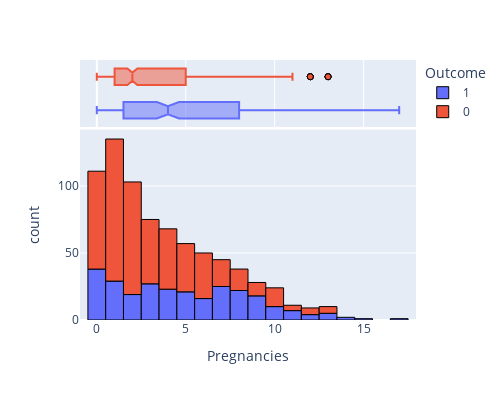
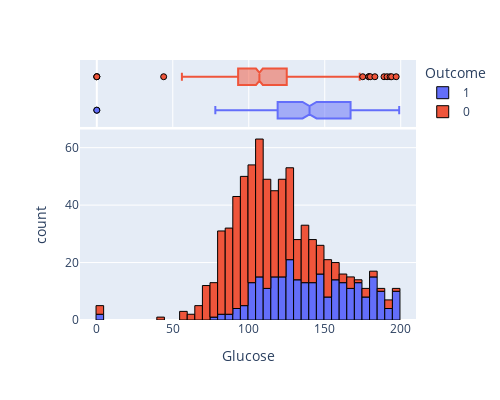
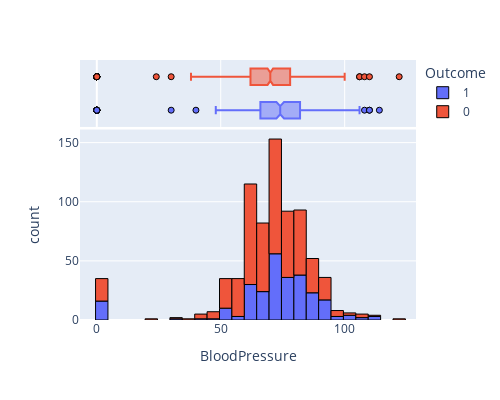
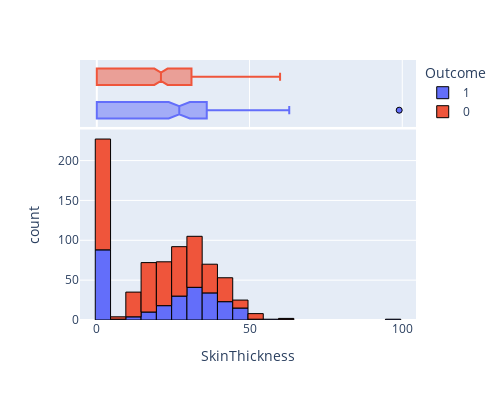

Here is the notebook cell these charts were saved with, in order:
### Code cell
for col in num_cols:
    num_plot(df,col)

### Figure 1 — Plotly figure (JSON) as saved in the notebook; plotly's stock layout.template omitted (floating-point values rounded to 4 significant figures; data arrays with more than 128 entries replaced by an {"elided": "..."} marker saying what was removed)
{"data": [{"alignmentgroup": "True", "bingroup": "x", "hovertemplate": "Outcome=1<br>Pregnancies=%{x}<br>count=%{y}<extra></extra>", "legendgroup": "1", "marker": {"color": "#636efa", "line": {"color": "black", "width": 1}, "pattern": {"shape": ""}}, "name": "1", "offsetgroup": "1", "orientation": "v", "showlegend": true, "type": "histogram", "x": {"elided": "268 int values"}, "xaxis": "x", "yaxis": "y"}, {"alignmentgroup": "True", "hovertemplate": "Outcome=1<br>Pregnancies=%{x}<extra></extra>", "legendgroup": "1", "marker": {"color": "#636efa", "line": {"color": "black", "width": 1}}, "name": "1", "notched": true, "offsetgroup": "1", "showlegend": false, "type": "box", "x": {"elided": "268 int values"}, "xaxis": "x2", "yaxis": "y2"}, {"alignmentgroup": "True", "bingroup": "x", "hovertemplate": "Outcome=0<br>Pregnancies=%{x}<br>count=%{y}<extra></extra>", "legendgroup": "0", "marker": {"color": "#EF553B", "line": {"color": "black", "width": 1}, "pattern": {"shape": ""}}, "name": "0", "offsetgroup": "0", "orientation": "v", "showlegend": true, "type": "histogram", "x": {"elided": "500 int values"}, "xaxis": "x", "yaxis": "y"}, {"alignmentgroup": "True", "hovertemplate": "Outcome=0<br>Pregnancies=%{x}<extra></extra>", "legendgroup": "0", "marker": {"color": "#EF553B", "line": {"color": "black", "width": 1}}, "name": "0", "notched": true, "offsetgroup": "0", "showlegend": false, "type": "box", "x": {"elided": "500 int values"}, "xaxis": "x2", "yaxis": "y2"}], "layout": {"barmode": "relative", "height": 400, "legend": {"title": {"text": "Outcome"}, "tracegroupgap": 0}, "margin": {"t": 60}, "showlegend": true, "width": 500, "xaxis": {"anchor": "y", "domain": [0, 1], "title": {"text": "Pregnancies"}}, "xaxis2": {"anchor": "y2", "domain": [0, 1], "matches": "x", "showgrid": true, "showticklabels": false}, "yaxis": {"anchor": "x", "domain": [0, 0.7326], "title": {"text": "count"}}, "yaxis2": {"anchor": "x2", "domain": [0.7426, 1], "matches": "y2", "showgrid": false, "showline": false, "showticklabels": false, "ticks": ""}}}

### Figure 2 — Plotly figure (JSON) as saved in the notebook; plotly's stock layout.template omitted (floating-point values rounded to 4 significant figures; data arrays with more than 128 entries replaced by an {"elided": "..."} marker saying what was removed)
{"data": [{"alignmentgroup": "True", "bingroup": "x", "hovertemplate": "Outcome=1<br>Glucose=%{x}<br>count=%{y}<extra></extra>", "legendgroup": "1", "marker": {"color": "#636efa", "line": {"color": "black", "width": 1}, "pattern": {"shape": ""}}, "name": "1", "offsetgroup": "1", "orientation": "v", "showlegend": true, "type": "histogram", "x": {"elided": "268 int values"}, "xaxis": "x", "yaxis": "y"}, {"alignmentgroup": "True", "hovertemplate": "Outcome=1<br>Glucose=%{x}<extra></extra>", "legendgroup": "1", "marker": {"color": "#636efa", "line": {"color": "black", "width": 1}}, "name": "1", "notched": true, "offsetgroup": "1", "showlegend": false, "type": "box", "x": {"elided": "268 int values"}, "xaxis": "x2", "yaxis": "y2"}, {"alignmentgroup": "True", "bingroup": "x", "hovertemplate": "Outcome=0<br>Glucose=%{x}<br>count=%{y}<extra></extra>", "legendgroup": "0", "marker": {"color": "#EF553B", "line": {"color": "black", "width": 1}, "pattern": {"shape": ""}}, "name": "0", "offsetgroup": "0", "orientation": "v", "showlegend": true, "type": "histogram", "x": {"elided": "500 int values"}, "xaxis": "x", "yaxis": "y"}, {"alignmentgroup": "True", "hovertemplate": "Outcome=0<br>Glucose=%{x}<extra></extra>", "legendgroup": "0", "marker": {"color": "#EF553B", "line": {"color": "black", "width": 1}}, "name": "0", "notched": true, "offsetgroup": "0", "showlegend": false, "type": "box", "x": {"elided": "500 int values"}, "xaxis": "x2", "yaxis": "y2"}], "layout": {"barmode": "relative", "height": 400, "legend": {"title": {"text": "Outcome"}, "tracegroupgap": 0}, "margin": {"t": 60}, "showlegend": true, "width": 500, "xaxis": {"anchor": "y", "domain": [0, 1], "title": {"text": "Glucose"}}, "xaxis2": {"anchor": "y2", "domain": [0, 1], "matches": "x", "showgrid": true, "showticklabels": false}, "yaxis": {"anchor": "x", "domain": [0, 0.7326], "title": {"text": "count"}}, "yaxis2": {"anchor": "x2", "domain": [0.7426, 1], "matches": "y2", "showgrid": false, "showline": false, "showticklabels": false, "ticks": ""}}}

### Figure 3 — Plotly figure (JSON) as saved in the notebook; plotly's stock layout.template omitted (floating-point values rounded to 4 significant figures; data arrays with more than 128 entries replaced by an {"elided": "..."} marker saying what was removed)
{"data": [{"alignmentgroup": "True", "bingroup": "x", "hovertemplate": "Outcome=1<br>BloodPressure=%{x}<br>count=%{y}<extra></extra>", "legendgroup": "1", "marker": {"color": "#636efa", "line": {"color": "black", "width": 1}, "pattern": {"shape": ""}}, "name": "1", "offsetgroup": "1", "orientation": "v", "showlegend": true, "type": "histogram", "x": {"elided": "268 int values"}, "xaxis": "x", "yaxis": "y"}, {"alignmentgroup": "True", "hovertemplate": "Outcome=1<br>BloodPressure=%{x}<extra></extra>", "legendgroup": "1", "marker": {"color": "#636efa", "line": {"color": "black", "width": 1}}, "name": "1", "notched": true, "offsetgroup": "1", "showlegend": false, "type": "box", "x": {"elided": "268 int values"}, "xaxis": "x2", "yaxis": "y2"}, {"alignmentgroup": "True", "bingroup": "x", "hovertemplate": "Outcome=0<br>BloodPressure=%{x}<br>count=%{y}<extra></extra>", "legendgroup": "0", "marker": {"color": "#EF553B", "line": {"color": "black", "width": 1}, "pattern": {"shape": ""}}, "name": "0", "offsetgroup": "0", "orientation": "v", "showlegend": true, "type": "histogram", "x": {"elided": "500 int values"}, "xaxis": "x", "yaxis": "y"}, {"alignmentgroup": "True", "hovertemplate": "Outcome=0<br>BloodPressure=%{x}<extra></extra>", "legendgroup": "0", "marker": {"color": "#EF553B", "line": {"color": "black", "width": 1}}, "name": "0", "notched": true, "offsetgroup": "0", "showlegend": false, "type": "box", "x": {"elided": "500 int values"}, "xaxis": "x2", "yaxis": "y2"}], "layout": {"barmode": "relative", "height": 400, "legend": {"title": {"text": "Outcome"}, "tracegroupgap": 0}, "margin": {"t": 60}, "showlegend": true, "width": 500, "xaxis": {"anchor": "y", "domain": [0, 1], "title": {"text": "BloodPressure"}}, "xaxis2": {"anchor": "y2", "domain": [0, 1], "matches": "x", "showgrid": true, "showticklabels": false}, "yaxis": {"anchor": "x", "domain": [0, 0.7326], "title": {"text": "count"}}, "yaxis2": {"anchor": "x2", "domain": [0.7426, 1], "matches": "y2", "showgrid": false, "showline": false, "showticklabels": false, "ticks": ""}}}

### Figure 4 — Plotly figure (JSON) as saved in the notebook; plotly's stock layout.template omitted (floating-point values rounded to 4 significant figures; data arrays with more than 128 entries replaced by an {"elided": "..."} marker saying what was removed)
{"data": [{"alignmentgroup": "True", "bingroup": "x", "hovertemplate": "Outcome=1<br>SkinThickness=%{x}<br>count=%{y}<extra></extra>", "legendgroup": "1", "marker": {"color": "#636efa", "line": {"color": "black", "width": 1}, "pattern": {"shape": ""}}, "name": "1", "offsetgroup": "1", "orientation": "v", "showlegend": true, "type": "histogram", "x": {"elided": "268 int values"}, "xaxis": "x", "yaxis": "y"}, {"alignmentgroup": "True", "hovertemplate": "Outcome=1<br>SkinThickness=%{x}<extra></extra>", "legendgroup": "1", "marker": {"color": "#636efa", "line": {"color": "black", "width": 1}}, "name": "1", "notched": true, "offsetgroup": "1", "showlegend": false, "type": "box", "x": {"elided": "268 int values"}, "xaxis": "x2", "yaxis": "y2"}, {"alignmentgroup": "True", "bingroup": "x", "hovertemplate": "Outcome=0<br>SkinThickness=%{x}<br>count=%{y}<extra></extra>", "legendgroup": "0", "marker": {"color": "#EF553B", "line": {"color": "black", "width": 1}, "pattern": {"shape": ""}}, "name": "0", "offsetgroup": "0", "orientation": "v", "showlegend": true, "type": "histogram", "x": {"elided": "500 int values"}, "xaxis": "x", "yaxis": "y"}, {"alignmentgroup": "True", "hovertemplate": "Outcome=0<br>SkinThickness=%{x}<extra></extra>", "legendgroup": "0", "marker": {"color": "#EF553B", "line": {"color": "black", "width": 1}}, "name": "0", "notched": true, "offsetgroup": "0", "showlegend": false, "type": "box", "x": {"elided": "500 int values"}, "xaxis": "x2", "yaxis": "y2"}], "layout": {"barmode": "relative", "height": 400, "legend": {"title": {"text": "Outcome"}, "tracegroupgap": 0}, "margin": {"t": 60}, "showlegend": true, "width": 500, "xaxis": {"anchor": "y", "domain": [0, 1], "title": {"text": "SkinThickness"}}, "xaxis2": {"anchor": "y2", "domain": [0, 1], "matches": "x", "showgrid": true, "showticklabels": false}, "yaxis": {"anchor": "x", "domain": [0, 0.7326], "title": {"text": "count"}}, "yaxis2": {"anchor": "x2", "domain": [0.7426, 1], "matches": "y2", "showgrid": false, "showline": false, "showticklabels": false, "ticks": ""}}}
